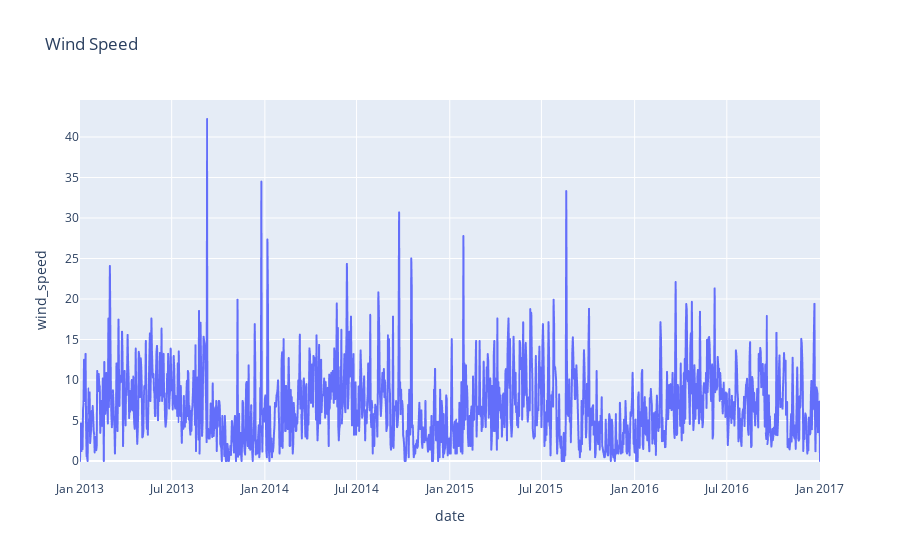

Notebook code cell kept with this figure:
### Code cell
# plot wind speed
fig = px.line(df_train, x=df_train.index, y="wind_speed", title='Wind Speed')
fig.show()

### Figure 1 — Plotly figure (JSON) as saved in the notebook; plotly's stock layout.template omitted (floating-point values rounded to 4 significant figures; data arrays with more than 128 entries replaced by an {"elided": "..."} marker saying what was removed)
{"data": [{"hovertemplate": "date=%{x}<br>wind_speed=%{y}<extra></extra>", "legendgroup": "", "line": {"color": "#636efa", "dash": "solid"}, "mode": "lines", "name": "", "showlegend": false, "type": "scattergl", "x": {"elided": "1462 str values"}, "xaxis": "x", "y": {"elided": "1462 float values"}, "yaxis": "y"}], "layout": {"legend": {"tracegroupgap": 0}, "title": {"text": "Wind Speed"}, "xaxis": {"anchor": "y", "domain": [0, 1], "title": {"text": "date"}}, "yaxis": {"anchor": "x", "domain": [0, 1], "title": {"text": "wind_speed"}}}}
